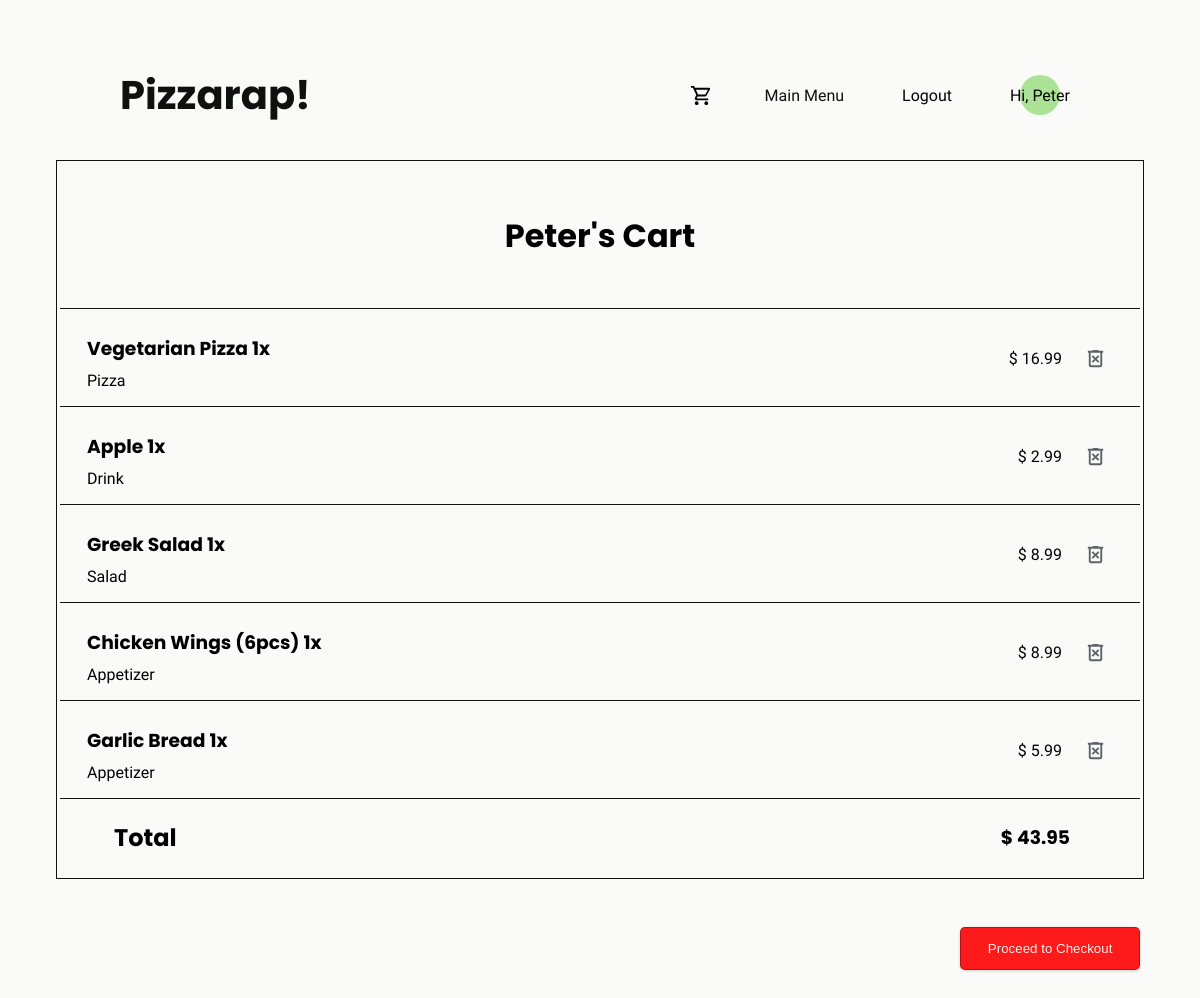
/home/main/user/cart (signed in), run on an earlier commit of the app's database.
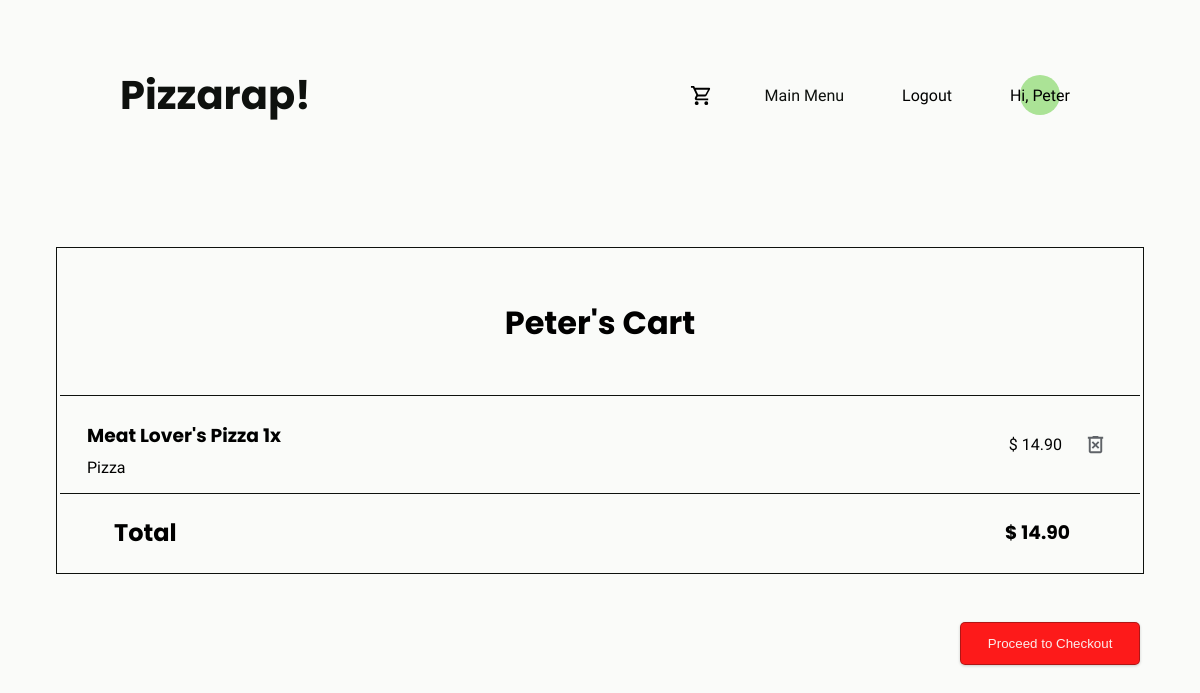
And on a later commit of the database.
### pizzaplace/models.py (models this page shows, shortened)
class CartItem(models.Model):
    SIZE_CHOICES = [
        ('small', 'Small'),
        ('medium', 'Medium'),
        ('large', 'Large'),
    ]
    cart = models.ForeignKey(Cart, on_delete=models.CASCADE, related_name="items")
    item_type = models.CharField(max_length=50)
    item_id = models.PositiveIntegerField()
    quantity = models.PositiveIntegerField(default=1)
    size = models.CharField(max_length=10, choices=SIZE_CHOICES, default='medium')
    def get_item(self):
        if self.item_type == "Salad":
            item = Salad.objects.get(pk=self.item_id)
        elif self.item_type == "Pizza":
            item = Pizza.objects.get(pk=self.item_id)
        elif self.item_type == "Drink":
            item = Drink.objects.get(pk=self.item_id)
        elif self.item_type == "Appetizer":
            item = Appetizer.objects.get(pk=self.item_id)
        else:
            raise ValueError(f"Invalid item_type ({self.item_type})")
        return item
    def get_price(self):
        item = self.get_item()
        if self.item_type == "Pizza":
            if self.size == "small":
                return item.small_price * self.quantity
            elif self.size == "medium":
                return item.medium_price * self.quantity
            elif self.size == "large":
                return item.large_price * self.quantity
            else:
                raise ValueError("Invalid pizza size")
        else:
            return item.price * self.quantity

class Pizza(models.Model):
    pizza_name = models.CharField(max_length=50, blank=False)
    pizza_description = models.TextField()
    small_price = models.DecimalField(max_digits=6, decimal_places=2)
    medium_price = models.DecimalField(max_digits=6, decimal_places=2)
    large_price = models.DecimalField(max_digits=6, decimal_places=2)
    def __str__(self):
        return self.pizza_name

class Drink(models.Model):
    name = models.CharField(max_length=50, blank=False)
    description = models.TextField()
    price = models.DecimalField(max_digits=6, decimal_places=2)
    def __str__(self):
        return self.name

class Salad(models.Model):
    name = models.CharField(max_length=50, blank=False)
    description = models.TextField()
    price = models.DecimalField(max_digits=6, decimal_places=2)
    def __str__(self):
        return self.name

class Appetizer(models.Model):
    name = models.CharField(max_length=50, blank=False)
    description = models.TextField()
    price = models.DecimalField(max_digits=6, decimal_places=2)
    def __str__(self):
        return self.name

### pizzaplace/views.py (the view)
# urls.py: path("home/main/user/cart", views.cartDisplay, name="cart_display"),
@login_required(login_url="/home/main/login/")
def cartDisplay(request):
    try:
        cart = request.user.cart
        cart_items = cart.items.all()
        item_count = cart_items.count()
        cartisempty = item_count == 0
        total_price = sum(item.get_price() for item in cart_items)
    except Cart.DoesNotExist:
        item_count = 0
        cartisempty = True
        cart_items = []
    username = request.user.username
    context = {
        'username': username,
        'cart_items': cart_items,
        'isEmpty': cartisempty,
        "total": total_price
    }
    return render(request, 'pizzaplace/cart.html', context)

### pizzaplace/templates/pizzaplace/cart.html (shortened to what this page needs)
{% extends 'base.html' %}
{% load static %}
{% block script %}
    <link rel="stylesheet" href="{% static 'pizzaplace/cart.css' %}">
{% endblock %}
{% block content %}
    {% if not isEmpty %}
<div class="cart-container">
<div class="cartname-container">
    <h1 class="cart-name">{{ username }}'s Cart</h1>
</div>
    <hr>
            {% for item in cart_items %}
               <div class="item-container">
                    <div class="item-info">
                        <h3 class="item-name">{{ item.get_item }} {{ item.quantity }}x</h3>
                        <p>{{ item.item_type }}</p>
                    </div>
                   <div class="price-btn">
                        <p class="price">$ {{item.get_price }}</p>
                        <form class="delete-button" action="{% url 'delete-item' item.id %}" method="post">
                        <button type="submit" class="delete-button"></button>
                    </form>
                   </div>
                </div>
                <hr>
            {% endfor %}
            <div class="total-container">
                <h2 >Total</h2>
                <h3 class="price">$ {{total }}</h3>
            </div>
</div>
        <div class="checkout-container" ><button class="checkout-btn" onclick="window.location.href='{% url 'empty_cart' %}'">Proceed to Checkout</button></div>
    {% else %}
        <h1 class="empty-cart">Empty Cart</h1>
        <button class="emptycartbtn" onclick="window.location.href='{% url 'main-page' %}'">Continue Shopping</button>
    {% endif %}
{% endblock %}

What changed in the data, as far as the page shows it:
removed CartItem: get_item "Vegetarian Pizza", quantity "1", item_type "Pizza", get_price "16.99"
removed CartItem: get_item "Apple", quantity "1", item_type "Drink", get_price "2.99"
removed CartItem: get_item "Greek Salad", quantity "1", item_type "Salad", get_price "8.99"
removed CartItem: get_item "Chicken Wings (6pcs)", quantity "1", item_type "Appetizer", get_price "8.99"
removed CartItem: get_item "Garlic Bread", quantity "1", item_type "Appetizer", get_price "5.99"
added CartItem: get_item "Meat Lover's Pizza", quantity "1", item_type "Pizza", get_price "14.90"
Also different on the page:
{{ total }}: "43.95" → "14.90"
